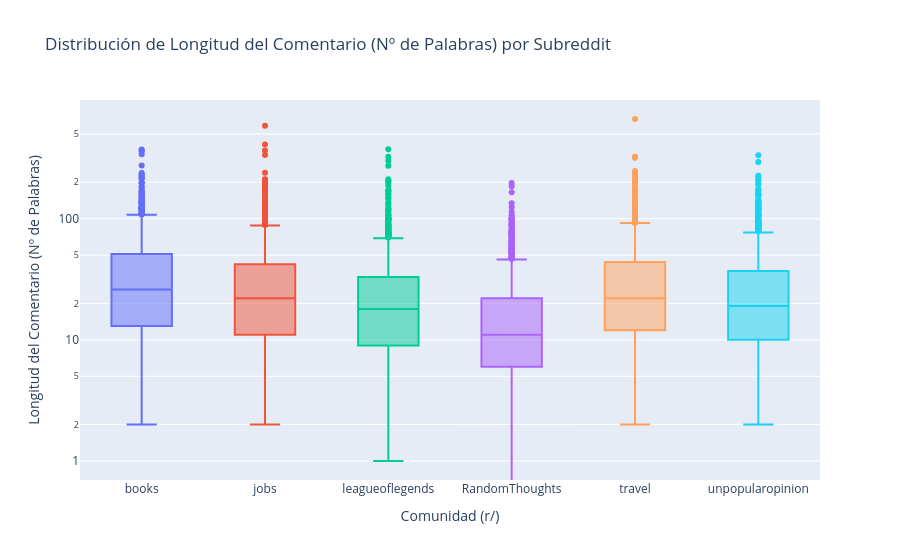

Notebook code for this chart:
### Code cell
boxplot(lista_dataframes_metricas, metrica='palabras')

### Figure 1 — Plotly figure (JSON) as saved in the notebook; plotly's stock layout.template omitted (floating-point values rounded to 4 significant figures; data arrays with more than 128 entries replaced by an {"elided": "..."} marker saying what was removed)
{"data": [{"alignmentgroup": "True", "hovertemplate": "Comunidad (r/)=%{x}<br>Longitud del Comentario (Nº de Palabras)=%{y}<extra></extra>", "legendgroup": "books", "marker": {"color": "#636efa"}, "name": "books", "notched": false, "offsetgroup": "books", "orientation": "v", "showlegend": true, "type": "box", "x": {"elided": "1180 str values"}, "x0": " ", "xaxis": "x", "y": {"elided": "1180 int values"}, "y0": " ", "yaxis": "y"}, {"alignmentgroup": "True", "hovertemplate": "Comunidad (r/)=%{x}<br>Longitud del Comentario (Nº de Palabras)=%{y}<extra></extra>", "legendgroup": "jobs", "marker": {"color": "#EF553B"}, "name": "jobs", "notched": false, "offsetgroup": "jobs", "orientation": "v", "showlegend": true, "type": "box", "x": {"elided": "1180 str values"}, "x0": " ", "xaxis": "x", "y": {"elided": "1180 int values"}, "y0": " ", "yaxis": "y"}, {"alignmentgroup": "True", "hovertemplate": "Comunidad (r/)=%{x}<br>Longitud del Comentario (Nº de Palabras)=%{y}<extra></extra>", "legendgroup": "leagueoflegends", "marker": {"color": "#00cc96"}, "name": "leagueoflegends", "notched": false, "offsetgroup": "leagueoflegends", "orientation": "v", "showlegend": true, "type": "box", "x": {"elided": "1180 str values"}, "x0": " ", "xaxis": "x", "y": {"elided": "1180 int values"}, "y0": " ", "yaxis": "y"}, {"alignmentgroup": "True", "hovertemplate": "Comunidad (r/)=%{x}<br>Longitud del Comentario (Nº de Palabras)=%{y}<extra></extra>", "legendgroup": "RandomThoughts", "marker": {"color": "#ab63fa"}, "name": "RandomThoughts", "notched": false, "offsetgroup": "RandomThoughts", "orientation": "v", "showlegend": true, "type": "box", "x": {"elided": "1180 str values"}, "x0": " ", "xaxis": "x", "y": {"elided": "1180 int values"}, "y0": " ", "yaxis": "y"}, {"alignmentgroup": "True", "hovertemplate": "Comunidad (r/)=%{x}<br>Longitud del Comentario (Nº de Palabras)=%{y}<extra></extra>", "legendgroup": "travel", "marker": {"color": "#FFA15A"}, "name": "travel", "notched": false, "offsetgroup": "travel", "orientation": "v", "showlegend": true, "type": "box", "x": {"elided": "1180 str values"}, "x0": " ", "xaxis": "x", "y": {"elided": "1180 int values"}, "y0": " ", "yaxis": "y"}, {"alignmentgroup": "True", "hovertemplate": "Comunidad (r/)=%{x}<br>Longitud del Comentario (Nº de Palabras)=%{y}<extra></extra>", "legendgroup": "unpopularopinion", "marker": {"color": "#19d3f3"}, "name": "unpopularopinion", "notched": false, "offsetgroup": "unpopularopinion", "orientation": "v", "showlegend": true, "type": "box", "x": {"elided": "1180 str values"}, "x0": " ", "xaxis": "x", "y": {"elided": "1180 int values"}, "y0": " ", "yaxis": "y"}], "layout": {"boxmode": "overlay", "legend": {"title": {"text": "Comunidad (r/)"}, "tracegroupgap": 0}, "showlegend": false, "title": {"text": "Distribución de Longitud del Comentario (Nº de Palabras) por Subreddit"}, "xaxis": {"anchor": "y", "categoryarray": ["books", "jobs", "leagueoflegends", "RandomThoughts", "travel", "unpopularopinion"], "categoryorder": "array", "domain": [0, 1], "title": {"text": "Comunidad (r/)"}}, "yaxis": {"anchor": "x", "domain": [0, 1], "title": {"text": "Longitud del Comentario (Nº de Palabras)"}, "type": "log"}}}
